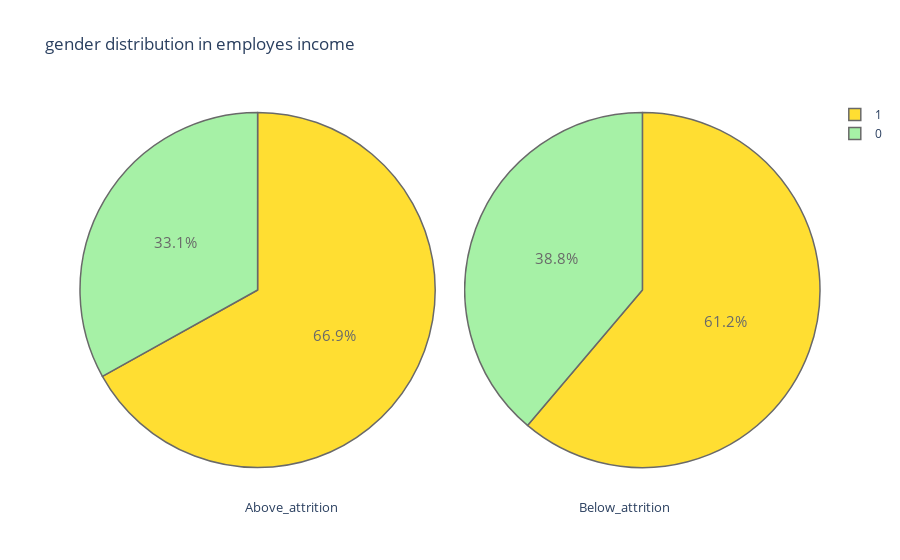
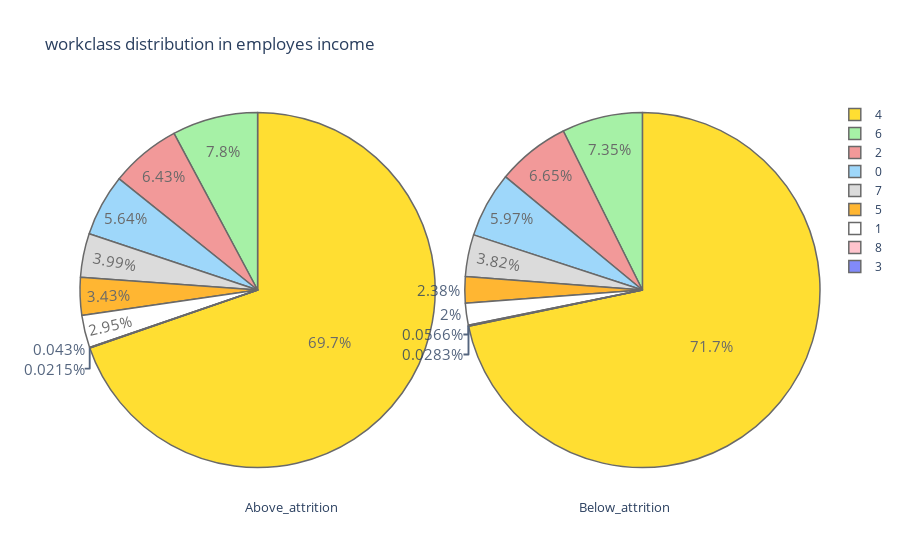
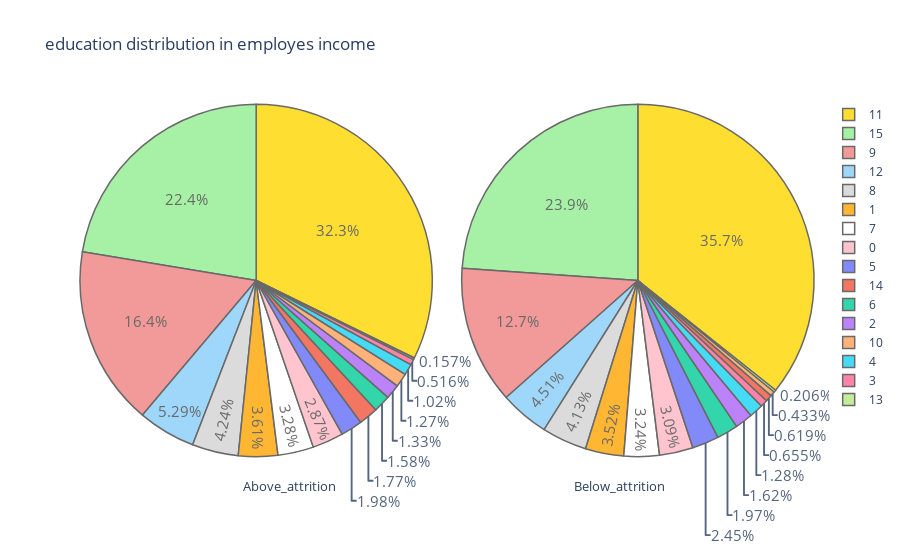
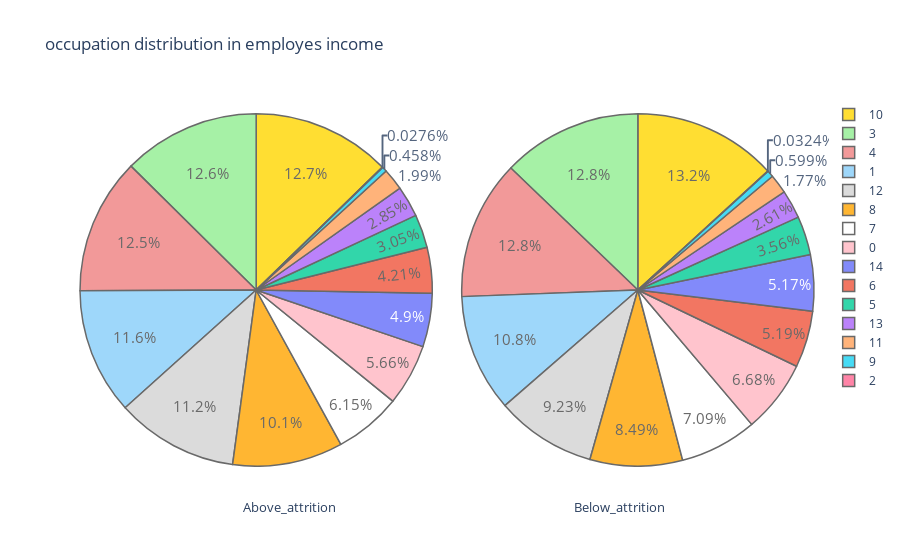

These figures' notebook cell, in order:
### Code cell
plot_pie("gender")
plot_pie('workclass')
plot_pie('education')
plot_pie('occupation')
plot_pie('relationship') 
plot_pie('education_num')
plot_pie('hours_per_week')
plot_pie('native_country')
plot_pie('capital_loss')
plot_pie('capital_gain')

### Figure 1 — Plotly figure (JSON) as saved in the notebook; plotly's stock layout.template omitted (floating-point values rounded to 4 significant figures)
{"data": [{"domain": {"x": [0, 0.48]}, "hoverinfo": "label+percent+name", "labels": [1, 0], "marker": {"colors": ["gold", "lightgreen", "lightcoral", "lightskyblue", "lightgrey", "orange", "white", "lightpink"], "line": {"width": 1.5}}, "name": "Income_employes", "opacity": 0.8, "textfont": {"size": 15}, "type": "pie", "values": [21790, 10771]}, {"domain": {"x": [0.52, 1]}, "hoverinfo": "label+percent+name", "labels": [1, 0], "marker": {"colors": ["gold", "lightgreen", "lightcoral", "lightskyblue", "lightgrey", "orange", "white", "lightpink"], "line": {"width": 1.5}}, "name": "Below income employes", "opacity": 0.8, "textfont": {"size": 15}, "type": "pie", "values": [15128, 9592]}], "layout": {"annotations": [{"font": {"size": 13}, "showarrow": false, "text": "Above_attrition", "x": 0.22, "y": -0.1}, {"font": {"size": 13}, "showarrow": false, "text": "Below_attrition", "x": 0.8, "y": -0.1}], "title": {"text": "gender distribution in employes income "}}}

### Figure 2 — Plotly figure (JSON) as saved in the notebook; plotly's stock layout.template omitted (floating-point values rounded to 4 significant figures)
{"data": [{"domain": {"x": [0, 0.48]}, "hoverinfo": "label+percent+name", "labels": [4, 6, 2, 0, 7, 5, 1, 8, 3], "marker": {"colors": ["gold", "lightgreen", "lightcoral", "lightskyblue", "lightgrey", "orange", "white", "lightpink"], "line": {"width": 1.5}}, "name": "Income_employes", "opacity": 0.8, "textfont": {"size": 15}, "type": "pie", "values": [22696, 2541, 2093, 1836, 1298, 1116, 960, 14, 7]}, {"domain": {"x": [0.52, 1]}, "hoverinfo": "label+percent+name", "labels": [4, 6, 0, 2, 7, 1, 5, 8, 3], "marker": {"colors": ["gold", "lightgreen", "lightcoral", "lightskyblue", "lightgrey", "orange", "white", "lightpink"], "line": {"width": 1.5}}, "name": "Below income employes", "opacity": 0.8, "textfont": {"size": 15}, "type": "pie", "values": [17733, 1817, 1645, 1476, 945, 589, 494, 14, 7]}], "layout": {"annotations": [{"font": {"size": 13}, "showarrow": false, "text": "Above_attrition", "x": 0.22, "y": -0.1}, {"font": {"size": 13}, "showarrow": false, "text": "Below_attrition", "x": 0.8, "y": -0.1}], "title": {"text": "workclass distribution in employes income "}}}

### Figure 3 — Plotly figure (JSON) as saved in the notebook; plotly's stock layout.template omitted (floating-point values rounded to 4 significant figures)
{"data": [{"domain": {"x": [0, 0.48]}, "hoverinfo": "label+percent+name", "labels": [11, 15, 9, 12, 8, 1, 7, 0, 5, 14, 6, 2, 10, 4, 3, 13], "marker": {"colors": ["gold", "lightgreen", "lightcoral", "lightskyblue", "lightgrey", "orange", "white", "lightpink"], "line": {"width": 1.5}}, "name": "Income_employes", "opacity": 0.8, "textfont": {"size": 15}, "type": "pie", "values": [10501, 7291, 5355, 1723, 1382, 1175, 1067, 933, 646, 576, 514, 433, 413, 333, 168, 51]}, {"domain": {"x": [0.52, 1]}, "hoverinfo": "label+percent+name", "labels": [11, 15, 9, 1, 8, 0, 7, 12, 5, 6, 2, 4, 3, 14, 10, 13], "marker": {"colors": ["gold", "lightgreen", "lightcoral", "lightskyblue", "lightgrey", "orange", "white", "lightpink"], "line": {"width": 1.5}}, "name": "Below income employes", "opacity": 0.8, "textfont": {"size": 15}, "type": "pie", "values": [8826, 5904, 3134, 1115, 1021, 871, 802, 764, 606, 487, 400, 317, 162, 153, 107, 51]}], "layout": {"annotations": [{"font": {"size": 13}, "showarrow": false, "text": "Above_attrition", "x": 0.22, "y": -0.1}, {"font": {"size": 13}, "showarrow": false, "text": "Below_attrition", "x": 0.8, "y": -0.1}], "title": {"text": "education distribution in employes income "}}}

### Figure 4 — Plotly figure (JSON) as saved in the notebook; plotly's stock layout.template omitted (floating-point values rounded to 4 significant figures)
{"data": [{"domain": {"x": [0, 0.48]}, "hoverinfo": "label+percent+name", "labels": [10, 3, 4, 1, 12, 8, 7, 0, 14, 6, 5, 13, 11, 9, 2], "marker": {"colors": ["gold", "lightgreen", "lightcoral", "lightskyblue", "lightgrey", "orange", "white", "lightpink"], "line": {"width": 1.5}}, "name": "Income_employes", "opacity": 0.8, "textfont": {"size": 15}, "type": "pie", "values": [4140, 4099, 4066, 3770, 3650, 3295, 2002, 1843, 1597, 1370, 994, 928, 649, 149, 9]}, {"domain": {"x": [0.52, 1]}, "hoverinfo": "label+percent+name", "labels": [1, 3, 8, 12, 10, 4, 7, 0, 6, 14, 5, 13, 11, 9, 2], "marker": {"colors": ["gold", "lightgreen", "lightcoral", "lightskyblue", "lightgrey", "orange", "white", "lightpink"], "line": {"width": 1.5}}, "name": "Below income employes", "opacity": 0.8, "textfont": {"size": 15}, "type": "pie", "values": [3263, 3170, 3158, 2667, 2281, 2098, 1752, 1652, 1284, 1277, 879, 645, 438, 148, 8]}], "layout": {"annotations": [{"font": {"size": 13}, "showarrow": false, "text": "Above_attrition", "x": 0.22, "y": -0.1}, {"font": {"size": 13}, "showarrow": false, "text": "Below_attrition", "x": 0.8, "y": -0.1}], "title": {"text": "occupation distribution in employes income "}}}
